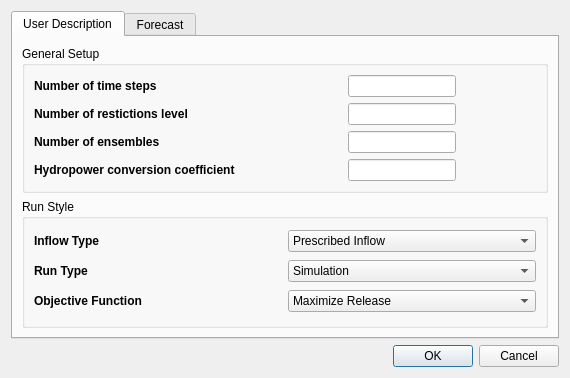
<?xml version="1.0" encoding="UTF-8"?>
<ui version="4.0">
 <class>genSet_dialog</class>
 <widget class="QDialog" name="genSet_dialog">
  <property name="geometry">
   <rect>
    <x>0</x>
    <y>0</y>
    <width>570</width>
    <height>378</height>
   </rect>
  </property>
  <property name="windowTitle">
   <string>General Setup</string>
  </property>
  <layout class="QGridLayout" name="gridLayout">
   <item row="1" column="0">
    <widget class="QDialogButtonBox" name="buttonBox">
     <property name="orientation">
      <enum>Qt::Horizontal</enum>
     </property>
     <property name="standardButtons">
      <set>QDialogButtonBox::Cancel|QDialogButtonBox::Ok</set>
     </property>
    </widget>
   </item>
   <item row="0" column="0">
    <widget class="QTabWidget" name="userDescription">
     <property name="currentIndex">
      <number>0</number>
     </property>
     <widget class="QWidget" name="userDescription_tab">
      <attribute name="title">
       <string>User Description</string>
      </attribute>
      <layout class="QGridLayout" name="gridLayout_14">
       <item row="0" column="0">
        <widget class="QGroupBox" name="gen_setup_box">
         <property name="title">
          <string>General Setup</string>
         </property>
         <layout class="QGridLayout" name="gridLayout_3">
          <item row="3" column="0">
           <widget class="QLabel" name="hydro_coeff_label">
            <property name="font">
             <font>
              <weight>75</weight>
              <bold>true</bold>
             </font>
            </property>
            <property name="text">
             <string>Hydropower conversion coefficient</string>
            </property>
           </widget>
          </item>
          <item row="0" column="2">
           <widget class="QLineEdit" name="time_step_input">
            <property name="enabled">
             <bool>true</bool>
            </property>
            <property name="sizePolicy">
             <sizepolicy hsizetype="Minimum" vsizetype="Fixed">
              <horstretch>0</horstretch>
              <verstretch>0</verstretch>
             </sizepolicy>
            </property>
            <property name="frame">
             <bool>true</bool>
            </property>
           </widget>
          </item>
          <item row="3" column="2">
           <widget class="QLineEdit" name="hydro_coeff_input">
            <property name="sizePolicy">
             <sizepolicy hsizetype="Minimum" vsizetype="Fixed">
              <horstretch>0</horstretch>
              <verstretch>0</verstretch>
             </sizepolicy>
            </property>
           </widget>
          </item>
          <item row="1" column="2">
           <widget class="QLineEdit" name="restrictions_input">
            <property name="sizePolicy">
             <sizepolicy hsizetype="Minimum" vsizetype="Fixed">
              <horstretch>0</horstretch>
              <verstretch>0</verstretch>
             </sizepolicy>
            </property>
           </widget>
          </item>
          <item row="2" column="0">
           <widget class="QLabel" name="num_ensembles">
            <property name="font">
             <font>
              <weight>75</weight>
              <bold>true</bold>
             </font>
            </property>
            <property name="text">
             <string>Number of ensembles</string>
            </property>
           </widget>
          </item>
          <item row="2" column="2">
           <widget class="QLineEdit" name="ensem_input">
            <property name="sizePolicy">
             <sizepolicy hsizetype="Fixed" vsizetype="Fixed">
              <horstretch>0</horstretch>
              <verstretch>0</verstretch>
             </sizepolicy>
            </property>
           </widget>
          </item>
          <item row="0" column="0">
           <widget class="QLabel" name="time_step">
            <property name="font">
             <font>
              <weight>75</weight>
              <bold>true</bold>
             </font>
            </property>
            <property name="text">
             <string>Number of time steps</string>
            </property>
           </widget>
          </item>
          <item row="0" column="1">
           <spacer name="horizontalSpacer_7">
            <property name="orientation">
             <enum>Qt::Horizontal</enum>
            </property>
            <property name="sizeType">
             <enum>QSizePolicy::Fixed</enum>
            </property>
            <property name="sizeHint" stdset="0">
             <size>
              <width>40</width>
              <height>20</height>
             </size>
            </property>
           </spacer>
          </item>
          <item row="0" column="4">
           <spacer name="horizontalSpacer_11">
            <property name="orientation">
             <enum>Qt::Horizontal</enum>
            </property>
            <property name="sizeType">
             <enum>QSizePolicy::Fixed</enum>
            </property>
            <property name="sizeHint" stdset="0">
             <size>
              <width>40</width>
              <height>20</height>
             </size>
            </property>
           </spacer>
          </item>
          <item row="1" column="0">
           <widget class="QLabel" name="restrictions_level">
            <property name="font">
             <font>
              <weight>75</weight>
              <bold>true</bold>
             </font>
            </property>
            <property name="text">
             <string>Number of restictions level</string>
            </property>
           </widget>
          </item>
          <item row="0" column="3">
           <spacer name="horizontalSpacer_8">
            <property name="orientation">
             <enum>Qt::Horizontal</enum>
            </property>
            <property name="sizeType">
             <enum>QSizePolicy::Fixed</enum>
            </property>
            <property name="sizeHint" stdset="0">
             <size>
              <width>40</width>
              <height>20</height>
             </size>
            </property>
           </spacer>
          </item>
         </layout>
        </widget>
       </item>
       <item row="1" column="0">
        <widget class="QGroupBox" name="simulationbox">
         <property name="title">
          <string>Run Style</string>
         </property>
         <layout class="QGridLayout" name="gridLayout_4">
          <item row="3" column="1">
           <widget class="QComboBox" name="run_type_combo">
            <item>
             <property name="text">
              <string>Simulation</string>
             </property>
            </item>
            <item>
             <property name="text">
              <string>Optimization</string>
             </property>
            </item>
           </widget>
          </item>
          <item row="4" column="1">
           <widget class="QComboBox" name="obj_func_combo">
            <item>
             <property name="text">
              <string>Maximize Release</string>
             </property>
            </item>
            <item>
             <property name="text">
              <string>Maximize Simple Benefits</string>
             </property>
            </item>
            <item>
             <property name="text">
              <string>Maximize Net Benefits</string>
             </property>
            </item>
            <item>
             <property name="text">
              <string>Minimize Spill</string>
             </property>
            </item>
           </widget>
          </item>
          <item row="3" column="0">
           <widget class="QLabel" name="run_type_label">
            <property name="text">
             <string>&lt;html&gt;&lt;head/&gt;&lt;body&gt;&lt;p&gt;&lt;span style=&quot; font-weight:600;&quot;&gt;Run Type&lt;/span&gt;&lt;/p&gt;&lt;/body&gt;&lt;/html&gt;</string>
            </property>
           </widget>
          </item>
          <item row="4" column="0">
           <widget class="QLabel" name="obj_func_label">
            <property name="text">
             <string>&lt;html&gt;&lt;head/&gt;&lt;body&gt;&lt;p&gt;&lt;span style=&quot; font-weight:600;&quot;&gt;Objective Function&lt;/span&gt;&lt;/p&gt;&lt;/body&gt;&lt;/html&gt;</string>
            </property>
           </widget>
          </item>
          <item row="1" column="0">
           <widget class="QLabel" name="type_of_sim">
            <property name="font">
             <font>
              <weight>75</weight>
              <bold>true</bold>
             </font>
            </property>
            <property name="text">
             <string>Inflow Type</string>
            </property>
           </widget>
          </item>
          <item row="1" column="1">
           <widget class="QComboBox" name="type_sim_combo">
            <property name="sizePolicy">
             <sizepolicy hsizetype="Minimum" vsizetype="Fixed">
              <horstretch>0</horstretch>
              <verstretch>0</verstretch>
             </sizepolicy>
            </property>
            <property name="minimumSize">
             <size>
              <width>0</width>
              <height>0</height>
             </size>
            </property>
            <item>
             <property name="text">
              <string>Prescribed Inflow</string>
             </property>
            </item>
            <item>
             <property name="text">
              <string>Forecasted Inflow</string>
             </property>
            </item>
            <item>
             <property name="text">
              <string>Zero Inflow</string>
             </property>
            </item>
           </widget>
          </item>
         </layout>
        </widget>
       </item>
      </layout>
     </widget>
     <widget class="QWidget" name="forecast_tab">
      <attribute name="title">
       <string>Forecast</string>
      </attribute>
      <layout class="QVBoxLayout" name="verticalLayout">
       <item>
        <widget class="QGroupBox" name="analysis_option">
         <property name="sizePolicy">
          <sizepolicy hsizetype="Fixed" vsizetype="Fixed">
           <horstretch>0</horstretch>
           <verstretch>0</verstretch>
          </sizepolicy>
         </property>
         <property name="title">
          <string>Select Option</string>
         </property>
         <layout class="QVBoxLayout" name="verticalLayout_7">
          <item>
           <widget class="QRadioButton" name="retro_button">
            <property name="text">
             <string>Restrospective Analysis</string>
            </property>
           </widget>
          </item>
          <item>
           <widget class="QRadioButton" name="adaptive_button">
            <property name="text">
             <string>Adaptive Forecasts</string>
            </property>
           </widget>
          </item>
         </layout>
        </widget>
       </item>
       <item>
        <widget class="QGroupBox" name="adaptive_box">
         <property name="title">
          <string>Adaptive Forecasts</string>
         </property>
         <layout class="QGridLayout" name="gridLayout_2">
          <item row="0" column="0">
           <widget class="QLabel" name="num_years_sim">
            <property name="text">
             <string>Number of years of simulations</string>
            </property>
           </widget>
          </item>
          <item row="0" column="1">
           <widget class="QLineEdit" name="year_sim_input">
            <property name="sizePolicy">
             <sizepolicy hsizetype="Fixed" vsizetype="Fixed">
              <horstretch>0</horstretch>
              <verstretch>0</verstretch>
             </sizepolicy>
            </property>
           </widget>
          </item>
          <item row="0" column="2">
           <spacer name="horizontalSpacer">
            <property name="orientation">
             <enum>Qt::Horizontal</enum>
            </property>
            <property name="sizeHint" stdset="0">
             <size>
              <width>40</width>
              <height>20</height>
             </size>
            </property>
           </spacer>
          </item>
          <item row="2" column="0" colspan="3">
           <widget class="QTableWidget" name="sim_input_table">
            <property name="autoFillBackground">
             <bool>false</bool>
            </property>
            <property name="rowCount">
             <number>1</number>
            </property>
            <property name="columnCount">
             <number>1</number>
            </property>
            <attribute name="horizontalHeaderVisible">
             <bool>false</bool>
            </attribute>
            <attribute name="horizontalHeaderCascadingSectionResizes">
             <bool>true</bool>
            </attribute>
            <attribute name="horizontalHeaderHighlightSections">
             <bool>true</bool>
            </attribute>
            <attribute name="horizontalHeaderShowSortIndicator" stdset="0">
             <bool>true</bool>
            </attribute>
            <attribute name="verticalHeaderVisible">
             <bool>false</bool>
            </attribute>
            <attribute name="verticalHeaderHighlightSections">
             <bool>true</bool>
            </attribute>
            <row/>
            <column/>
            <item row="0" column="0">
             <property name="text">
              <string/>
             </property>
             <property name="background">
              <brush brushstyle="NoBrush">
               <color alpha="255">
                <red>0</red>
                <green>0</green>
                <blue>0</blue>
               </color>
              </brush>
             </property>
            </item>
           </widget>
          </item>
         </layout>
        </widget>
       </item>
       <item>
        <spacer name="verticalSpacer">
         <property name="orientation">
          <enum>Qt::Vertical</enum>
         </property>
         <property name="sizeHint" stdset="0">
          <size>
           <width>20</width>
           <height>40</height>
          </size>
         </property>
        </spacer>
       </item>
      </layout>
     </widget>
    </widget>
   </item>
  </layout>
 </widget>
 <tabstops>
  <tabstop>userDescription</tabstop>
  <tabstop>time_step_input</tabstop>
  <tabstop>restrictions_input</tabstop>
  <tabstop>ensem_input</tabstop>
  <tabstop>hydro_coeff_input</tabstop>
  <tabstop>type_sim_combo</tabstop>
  <tabstop>run_type_combo</tabstop>
  <tabstop>obj_func_combo</tabstop>
  <tabstop>retro_button</tabstop>
  <tabstop>adaptive_button</tabstop>
  <tabstop>year_sim_input</tabstop>
  <tabstop>sim_input_table</tabstop>
 </tabstops>
 <resources/>
 <connections>
  <connection>
   <sender>buttonBox</sender>
   <signal>accepted()</signal>
   <receiver>genSet_dialog</receiver>
   <slot>accept()</slot>
   <hints>
    <hint type="sourcelabel">
     <x>259</x>
     <y>788</y>
    </hint>
    <hint type="destinationlabel">
     <x>157</x>
     <y>274</y>
    </hint>
   </hints>
  </connection>
  <connection>
   <sender>buttonBox</sender>
   <signal>rejected()</signal>
   <receiver>genSet_dialog</receiver>
   <slot>reject()</slot>
   <hints>
    <hint type="sourcelabel">
     <x>327</x>
     <y>788</y>
    </hint>
    <hint type="destinationlabel">
     <x>286</x>
     <y>274</y>
    </hint>
   </hints>
  </connection>
  <connection>
   <sender>adaptive_button</sender>
   <signal>toggled(bool)</signal>
   <receiver>adaptive_box</receiver>
   <slot>setVisible(bool)</slot>
   <hints>
    <hint type="sourcelabel">
     <x>115</x>
     <y>111</y>
    </hint>
    <hint type="destinationlabel">
     <x>482</x>
     <y>288</y>
    </hint>
   </hints>
  </connection>
 </connections>
</ui>
